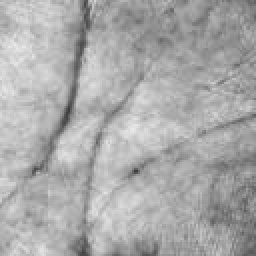
%> input picture 20230506 掌纹识别系统/test_image.jpg, 128 x 128 px (shown 2 times larger)
$ octave --eval "erode_palmprint(imread('test_image.jpg'));"   (GNU Octave 9; MATLAB toolbox functions it lacks are replaced by stand-ins)
%> lines starting %> are read from the running program, lines starting %| are printed output that depends on the picture; in (x1, y1, x2, y2) boxes, pixels count from 0 and x2, y2 are one past the last pixel; in counts of white or black regions, pixels touching at a corner belong together; the program's own positions count from 1
function erode_palmprint(image)
% ERODE_PALMPRINT: 对掌纹图像进行腐蚀处理并显示结果
% 输入参数:
% image: 掌纹图像

% 转换图像为二值图像
binary_image = imbinarize(image);
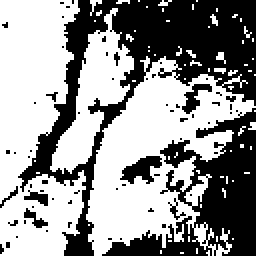
%> binary_image: size 128x128 logical (shown 2 times larger); 58.1% white; 65 black regions (57 under 20 px), largest, box (x1, y1, x2, y2) and area: (9, 0, 128, 128) 4026, (51, 54, 128, 128) 2281, (60, 78, 81, 92) 161

% 定义腐蚀操作的结构元素
se = strel('disk', 1); % 腐蚀半径为5个像素的圆形结构元素

% 对图像进行腐蚀处理
eroded_image = imerode(binary_image, se);
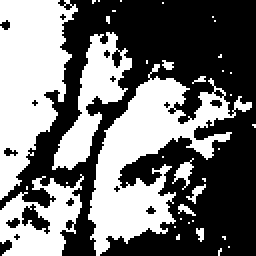
%> eroded_image: size 128x128 logical (shown 2 times larger); 45.4% white; 37 white regions (28 under 20 px), largest, box (x1, y1, x2, y2) and area: (44, 32, 126, 128) 2826, (0, 0, 39, 100) 2425, (26, 16, 66, 85) 1007

% 显示原始图像和腐蚀处理后的图像
figure;
subplot(1, 2, 1);
imshow(binary_image);
title('原始图像');
subplot(1, 2, 2);
imshow(eroded_image);
title('腐蚀处理后的图像');

end

$ run again, on 20230506 掌纹识别系统/002_1_r.jpg
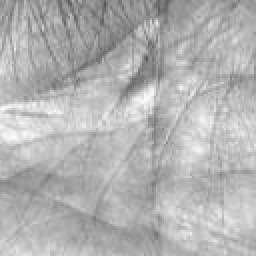
%> input picture 20230506 掌纹识别系统/002_1_r.jpg, 128 x 128 px (shown 2 times larger)
%> in erode_palmprint, `binary_image = imbinarize(image);`:
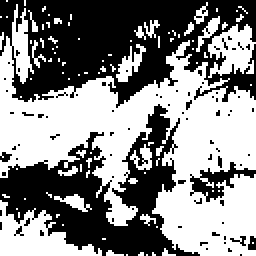
%> binary_image: size 128x128 logical (shown 2 times larger); 52.7% white; 78 black regions (74 under 20 px), largest, box (x1, y1, x2, y2) and area: (0, 0, 128, 54) 4230, (0, 52, 100, 128) 3007, (95, 81, 128, 101) 238, (124, 118, 128, 125) 22
%> in erode_palmprint, `eroded_image = imerode(binary_image, se);`:
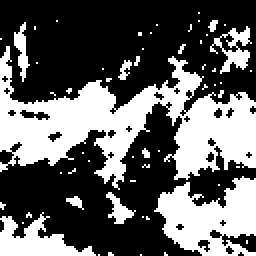
%> eroded_image: size 128x128 logical (shown 2 times larger); 38% white; 57 white regions (49 under 20 px), largest, box (x1, y1, x2, y2) and area: (0, 23, 128, 95) 3804, (77, 88, 128, 128) 1264, (0, 106, 48, 128) 507

$ run again, on 20230506 掌纹识别系统/007_5.bmp
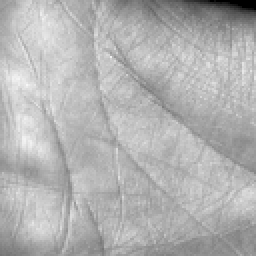
%> input picture 20230506 掌纹识别系统/007_5.bmp, 128 x 128 px (shown 2 times larger)
%> in erode_palmprint, `binary_image = imbinarize(image);`:
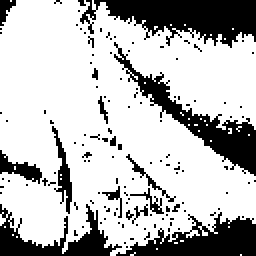
%> binary_image: size 128x128 logical (shown 2 times larger); 73.3% white; 133 black regions (121 under 20 px), largest, box (x1, y1, x2, y2) and area: (40, 0, 128, 24) 1237, (57, 21, 128, 88) 911, (58, 106, 128, 128) 800
%> in erode_palmprint, `eroded_image = imerode(binary_image, se);`:
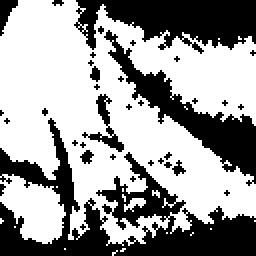
%> eroded_image: size 128x128 logical (shown 2 times larger); 61.2% white; 36 black regions (28 under 20 px), largest, box (x1, y1, x2, y2) and area: (0, 59, 128, 128) 2986, (37, 0, 128, 27) 1581, (52, 15, 128, 93) 1303
